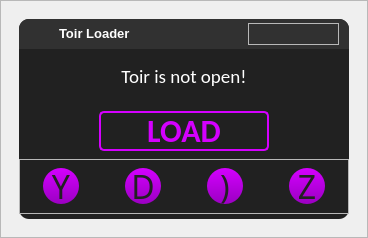
<?xml version="1.0" encoding="UTF-8"?>
<ui version="4.0">
 <class>MainWindow</class>
 <widget class="QMainWindow" name="MainWindow">
  <property name="geometry">
   <rect>
    <x>0</x>
    <y>0</y>
    <width>368</width>
    <height>238</height>
   </rect>
  </property>
  <property name="minimumSize">
   <size>
    <width>368</width>
    <height>238</height>
   </size>
  </property>
  <property name="maximumSize">
   <size>
    <width>368</width>
    <height>238</height>
   </size>
  </property>
  <property name="font">
   <font>
    <pointsize>24</pointsize>
    <weight>50</weight>
    <bold>false</bold>
   </font>
  </property>
  <property name="windowTitle">
   <string>Toir Loader</string>
  </property>
  <property name="windowIcon">
   <iconset resource="../resources/res.qrc">
    <normaloff>:/images/images/toirOff.png</normaloff>:/images/images/toirOff.png</iconset>
  </property>
  <property name="styleSheet">
   <string notr="true">#centralwidget #widget {
	background-color: #212121;
	border-radius: 10px;
}

#centralwidget #shadowImg {
	background-image: url(:/images/images/shadow.png);
	background-position: center;
	background-repeat: no-repeat;
}

#loadBtn {
	background-color: #212121;
	color: #d400ff;
	border: 2px solid #d400ff;
	border-radius: 5px;
}

#loadBtn:hover {
	background-color: qlineargradient(spread:pad, x1:0.489, y1:0, x2:0.511, y2:1, stop:0 rgba(212, 0, 255, 255), stop:1 rgba(155, 0, 194, 255));
	color: #ffffff;
	border: 2px solid #ffffff;
}

#loadBtn:pressed {
	background-color: #212121;
	color: #313131;
	border: 2px solid #313131;
}

#footer QPushButton {
	background-color: qlineargradient(spread:pad, x1:0.489, y1:0, x2:0.511, y2:1, stop:0 rgba(212, 0, 255, 255), stop:1 rgba(155, 0, 194, 255));
	color: #212121;
	border-radius: 18px;
}
#footer QPushButton:hover {
	color: qlineargradient(spread:pad, x1:0.489, y1:0, x2:0.511, y2:1, stop:0 rgba(212, 0, 255, 255), stop:1 rgba(155, 0, 194, 255));
	background-color: #ffffff;
}
#footer QPushButton:pressed {
	background-color: #313131;
	color: #212121;
}

#statusLabel {
	color: #ffffff;
}

#titleBar QPushButton {
	background-color: transparent;
	border: 0;
}

#titleBar {
	background-color: #313131;
	border-top-left-radius: 10px;
	border-top-right-radius: 10px;
}

#closeBtn {
	image: url(:/purpleIcons/images/purpleIcons/x.svg);
}
#closeBtn:hover {
	image: url(:/whiteIcons/images/whiteIcons/x.svg);
}

#minimizeBtn {
	image: url(:/purpleIcons/images/purpleIcons/minimize-2.svg);
}
#minimizeBtn:hover {
	image: url(:/whiteIcons/images/whiteIcons/minimize-2.svg);
}

#configBtn {
	image: url(:/purpleIcons/images/purpleIcons/settings.svg);
}
#configBtn:hover {
	image: url(:/whiteIcons/images/whiteIcons/settings.svg);
}</string>
  </property>
  <widget class="QWidget" name="centralwidget">
   <property name="minimumSize">
    <size>
     <width>0</width>
     <height>0</height>
    </size>
   </property>
   <widget class="QFrame" name="shadowImg">
    <property name="geometry">
     <rect>
      <x>0</x>
      <y>0</y>
      <width>368</width>
      <height>238</height>
     </rect>
    </property>
    <property name="frameShape">
     <enum>QFrame::StyledPanel</enum>
    </property>
    <property name="frameShadow">
     <enum>QFrame::Raised</enum>
    </property>
    <widget class="QWidget" name="widget" native="true">
     <property name="geometry">
      <rect>
       <x>19</x>
       <y>19</y>
       <width>330</width>
       <height>200</height>
      </rect>
     </property>
     <property name="contextMenuPolicy">
      <enum>Qt::PreventContextMenu</enum>
     </property>
     <layout class="QVBoxLayout" name="verticalLayout">
      <property name="spacing">
       <number>0</number>
      </property>
      <property name="leftMargin">
       <number>0</number>
      </property>
      <property name="topMargin">
       <number>0</number>
      </property>
      <property name="rightMargin">
       <number>0</number>
      </property>
      <property name="bottomMargin">
       <number>5</number>
      </property>
      <item>
       <widget class="QFrame" name="titleBar">
        <property name="maximumSize">
         <size>
          <width>16777215</width>
          <height>30</height>
         </size>
        </property>
        <property name="frameShape">
         <enum>QFrame::StyledPanel</enum>
        </property>
        <property name="frameShadow">
         <enum>QFrame::Raised</enum>
        </property>
        <layout class="QHBoxLayout" name="horizontalLayout">
         <property name="spacing">
          <number>10</number>
         </property>
         <property name="leftMargin">
          <number>10</number>
         </property>
         <property name="topMargin">
          <number>0</number>
         </property>
         <property name="rightMargin">
          <number>10</number>
         </property>
         <property name="bottomMargin">
          <number>0</number>
         </property>
         <item>
          <widget class="QLabel" name="label">
           <property name="maximumSize">
            <size>
             <width>20</width>
             <height>20</height>
            </size>
           </property>
           <property name="text">
            <string/>
           </property>
           <property name="pixmap">
            <pixmap resource="../resources/res.qrc">:/images/images/toirOff.png</pixmap>
           </property>
           <property name="scaledContents">
            <bool>true</bool>
           </property>
           <property name="alignment">
            <set>Qt::AlignCenter</set>
           </property>
           <property name="textInteractionFlags">
            <set>Qt::LinksAccessibleByMouse</set>
           </property>
          </widget>
         </item>
         <item>
          <widget class="QLabel" name="tileTitle">
           <property name="enabled">
            <bool>false</bool>
           </property>
           <property name="maximumSize">
            <size>
             <width>75</width>
             <height>16777215</height>
            </size>
           </property>
           <property name="font">
            <font>
             <weight>50</weight>
             <bold>false</bold>
            </font>
           </property>
           <property name="text">
            <string>&lt;html&gt;&lt;head/&gt;&lt;body&gt;&lt;p&gt;&lt;span style=&quot; font-size:10pt; font-weight:600; color:#ffffff;&quot;&gt;Toir Loader&lt;/span&gt;&lt;/p&gt;&lt;/body&gt;&lt;/html&gt;</string>
           </property>
           <property name="scaledContents">
            <bool>true</bool>
           </property>
           <property name="textInteractionFlags">
            <set>Qt::LinksAccessibleByMouse</set>
           </property>
          </widget>
         </item>
         <item alignment="Qt::AlignRight|Qt::AlignVCenter">
          <widget class="QFrame" name="frame">
           <property name="frameShape">
            <enum>QFrame::StyledPanel</enum>
           </property>
           <property name="frameShadow">
            <enum>QFrame::Raised</enum>
           </property>
           <layout class="QHBoxLayout" name="horizontalLayout_2">
            <property name="spacing">
             <number>10</number>
            </property>
            <property name="leftMargin">
             <number>0</number>
            </property>
            <property name="topMargin">
             <number>0</number>
            </property>
            <property name="rightMargin">
             <number>0</number>
            </property>
            <property name="bottomMargin">
             <number>0</number>
            </property>
            <item>
             <widget class="QPushButton" name="configBtn">
              <property name="minimumSize">
               <size>
                <width>0</width>
                <height>0</height>
               </size>
              </property>
              <property name="maximumSize">
               <size>
                <width>18</width>
                <height>18</height>
               </size>
              </property>
              <property name="text">
               <string/>
              </property>
              <property name="iconSize">
               <size>
                <width>24</width>
                <height>24</height>
               </size>
              </property>
              <property name="autoDefault">
               <bool>false</bool>
              </property>
              <property name="default">
               <bool>false</bool>
              </property>
              <property name="flat">
               <bool>false</bool>
              </property>
             </widget>
            </item>
            <item>
             <widget class="QPushButton" name="minimizeBtn">
              <property name="minimumSize">
               <size>
                <width>20</width>
                <height>20</height>
               </size>
              </property>
              <property name="maximumSize">
               <size>
                <width>20</width>
                <height>20</height>
               </size>
              </property>
              <property name="text">
               <string/>
              </property>
              <property name="iconSize">
               <size>
                <width>24</width>
                <height>24</height>
               </size>
              </property>
              <property name="autoDefault">
               <bool>false</bool>
              </property>
              <property name="default">
               <bool>false</bool>
              </property>
              <property name="flat">
               <bool>false</bool>
              </property>
             </widget>
            </item>
            <item>
             <widget class="QPushButton" name="closeBtn">
              <property name="minimumSize">
               <size>
                <width>0</width>
                <height>20</height>
               </size>
              </property>
              <property name="maximumSize">
               <size>
                <width>200</width>
                <height>20</height>
               </size>
              </property>
              <property name="font">
               <font>
                <pointsize>8</pointsize>
               </font>
              </property>
              <property name="text">
               <string/>
              </property>
              <property name="iconSize">
               <size>
                <width>24</width>
                <height>24</height>
               </size>
              </property>
              <property name="autoDefault">
               <bool>false</bool>
              </property>
              <property name="default">
               <bool>false</bool>
              </property>
              <property name="flat">
               <bool>false</bool>
              </property>
             </widget>
            </item>
           </layout>
          </widget>
         </item>
        </layout>
       </widget>
      </item>
      <item>
       <layout class="QHBoxLayout" name="header">
        <property name="spacing">
         <number>0</number>
        </property>
        <item alignment="Qt::AlignHCenter|Qt::AlignVCenter">
         <widget class="QLabel" name="statusLabel">
          <property name="minimumSize">
           <size>
            <width>0</width>
            <height>0</height>
           </size>
          </property>
          <property name="maximumSize">
           <size>
            <width>280</width>
            <height>30</height>
           </size>
          </property>
          <property name="font">
           <font>
            <family>Calibri</family>
            <pointsize>14</pointsize>
            <weight>50</weight>
            <bold>false</bold>
           </font>
          </property>
          <property name="text">
           <string>Toir is not open!</string>
          </property>
          <property name="alignment">
           <set>Qt::AlignCenter</set>
          </property>
          <property name="textInteractionFlags">
           <set>Qt::NoTextInteraction</set>
          </property>
         </widget>
        </item>
       </layout>
      </item>
      <item>
       <layout class="QHBoxLayout" name="body" stretch="0">
        <property name="spacing">
         <number>0</number>
        </property>
        <item alignment="Qt::AlignHCenter|Qt::AlignVCenter">
         <widget class="QPushButton" name="loadBtn">
          <property name="minimumSize">
           <size>
            <width>170</width>
            <height>40</height>
           </size>
          </property>
          <property name="maximumSize">
           <size>
            <width>170</width>
            <height>40</height>
           </size>
          </property>
          <property name="font">
           <font>
            <family>Calibri</family>
            <pointsize>24</pointsize>
            <weight>75</weight>
            <bold>true</bold>
           </font>
          </property>
          <property name="text">
           <string>LOAD</string>
          </property>
         </widget>
        </item>
       </layout>
      </item>
      <item>
       <widget class="QFrame" name="footer">
        <property name="frameShape">
         <enum>QFrame::StyledPanel</enum>
        </property>
        <property name="frameShadow">
         <enum>QFrame::Raised</enum>
        </property>
        <layout class="QVBoxLayout" name="verticalLayout_3">
         <property name="spacing">
          <number>0</number>
         </property>
         <property name="leftMargin">
          <number>0</number>
         </property>
         <property name="topMargin">
          <number>0</number>
         </property>
         <property name="rightMargin">
          <number>0</number>
         </property>
         <property name="bottomMargin">
          <number>0</number>
         </property>
         <item>
          <layout class="QHBoxLayout" name="footerLinks">
           <property name="spacing">
            <number>0</number>
           </property>
           <item alignment="Qt::AlignHCenter|Qt::AlignVCenter">
            <widget class="QPushButton" name="discBtn">
             <property name="minimumSize">
              <size>
               <width>36</width>
               <height>36</height>
              </size>
             </property>
             <property name="maximumSize">
              <size>
               <width>36</width>
               <height>36</height>
              </size>
             </property>
             <property name="font">
              <font>
               <family>Social Media Circled</family>
               <pointsize>24</pointsize>
              </font>
             </property>
             <property name="text">
              <string>Y</string>
             </property>
            </widget>
           </item>
           <item alignment="Qt::AlignHCenter|Qt::AlignVCenter">
            <widget class="QPushButton" name="ttBtn">
             <property name="minimumSize">
              <size>
               <width>36</width>
               <height>36</height>
              </size>
             </property>
             <property name="maximumSize">
              <size>
               <width>36</width>
               <height>36</height>
              </size>
             </property>
             <property name="font">
              <font>
               <family>Social Media Circled</family>
               <pointsize>24</pointsize>
              </font>
             </property>
             <property name="text">
              <string>D</string>
             </property>
            </widget>
           </item>
           <item alignment="Qt::AlignHCenter|Qt::AlignVCenter">
            <widget class="QPushButton" name="gitBtn">
             <property name="minimumSize">
              <size>
               <width>36</width>
               <height>36</height>
              </size>
             </property>
             <property name="maximumSize">
              <size>
               <width>36</width>
               <height>36</height>
              </size>
             </property>
             <property name="font">
              <font>
               <family>Social Media Circled</family>
               <pointsize>24</pointsize>
              </font>
             </property>
             <property name="text">
              <string>)</string>
             </property>
            </widget>
           </item>
           <item alignment="Qt::AlignHCenter|Qt::AlignVCenter">
            <widget class="QPushButton" name="ppBtn">
             <property name="minimumSize">
              <size>
               <width>36</width>
               <height>36</height>
              </size>
             </property>
             <property name="maximumSize">
              <size>
               <width>36</width>
               <height>36</height>
              </size>
             </property>
             <property name="font">
              <font>
               <family>Social Media Circled</family>
               <pointsize>24</pointsize>
              </font>
             </property>
             <property name="text">
              <string>Z</string>
             </property>
            </widget>
           </item>
          </layout>
         </item>
        </layout>
       </widget>
      </item>
     </layout>
    </widget>
   </widget>
  </widget>
 </widget>
 <resources>
  <include location="../resources/res.qrc"/>
 </resources>
 <connections/>
</ui>
